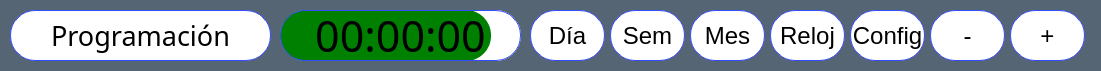
   <widget class="QGroupBox" name="gb_8">
    <property name="geometry">
     <rect>
      <x>0</x>
      <y>490</y>
      <width>1101</width>
      <height>71</height>
     </rect>
    </property>
    <property name="styleSheet">
     <string notr="true">background-color: #566573;
border: transparent;

</string>
    </property>
    <property name="title">
     <string/>
    </property>
    <widget class="QPushButton" name="push_Mes_8">
     <property name="geometry">
      <rect>
       <x>690</x>
       <y>10</y>
       <width>75</width>
       <height>51</height>
      </rect>
     </property>
     <property name="font">
      <font>
       <pointsize>18</pointsize>
      </font>
     </property>
     <property name="styleSheet">
      <string notr="true">background-color: white;
border-radius: 25px;
border: 1px solid #334CFF;</string>
     </property>
     <property name="text">
      <string>Mes</string>
     </property>
    </widget>
    <widget class="QPushButton" name="push_Sem_8">
     <property name="geometry">
      <rect>
       <x>610</x>
       <y>10</y>
       <width>75</width>
       <height>51</height>
      </rect>
     </property>
     <property name="font">
      <font>
       <pointsize>18</pointsize>
      </font>
     </property>
     <property name="styleSheet">
      <string notr="true">background-color: white;
border-radius: 25px;
border: 1px solid #334CFF;</string>
     </property>
     <property name="text">
      <string>Sem</string>
     </property>
    </widget>
    <widget class="QPushButton" name="push_Dia_8">
     <property name="geometry">
      <rect>
       <x>530</x>
       <y>10</y>
       <width>75</width>
       <height>51</height>
      </rect>
     </property>
     <property name="font">
      <font>
       <pointsize>18</pointsize>
      </font>
     </property>
     <property name="styleSheet">
      <string notr="true">background-color: white;
border-radius: 25px;
border: 1px solid #334CFF;</string>
     </property>
     <property name="text">
      <string>Día</string>
     </property>
    </widget>
    <widget class="QPushButton" name="push_Act_8">
     <property name="geometry">
      <rect>
       <x>10</x>
       <y>10</y>
       <width>261</width>
       <height>51</height>
      </rect>
     </property>
     <property name="font">
      <font>
       <family>Bahnschrift Light</family>
       <pointsize>20</pointsize>
      </font>
     </property>
     <property name="styleSheet">
      <string notr="true">background-color: white;
border: 1px solid #334CFF;
border-radius: 25px;</string>
     </property>
     <property name="text">
      <string>Programación</string>
     </property>
    </widget>
    <widget class="QPushButton" name="push_Config_8">
     <property name="geometry">
      <rect>
       <x>850</x>
       <y>10</y>
       <width>75</width>
       <height>51</height>
      </rect>
     </property>
     <property name="font">
      <font>
       <pointsize>18</pointsize>
      </font>
     </property>
     <property name="styleSheet">
      <string notr="true">background-color: white;
border-radius: 25px;
border: 1px solid #334CFF;</string>
     </property>
     <property name="text">
      <string>Config</string>
     </property>
    </widget>
    <widget class="QPushButton" name="push_reloj_8">
     <property name="geometry">
      <rect>
       <x>770</x>
       <y>10</y>
       <width>75</width>
       <height>51</height>
      </rect>
     </property>
     <property name="font">
      <font>
       <pointsize>18</pointsize>
      </font>
     </property>
     <property name="styleSheet">
      <string notr="true">background-color: white;
border-radius: 25px;
border: 1px solid #334CFF;</string>
     </property>
     <property name="text">
      <string>Reloj</string>
     </property>
    </widget>
    <widget class="QPushButton" name="push_Resta_8">
     <property name="geometry">
      <rect>
       <x>930</x>
       <y>10</y>
       <width>75</width>
       <height>51</height>
      </rect>
     </property>
     <property name="font">
      <font>
       <pointsize>18</pointsize>
      </font>
     </property>
     <property name="styleSheet">
      <string notr="true">background-color: white;
border-radius: 25px;
border: 1px solid #334CFF;</string>
     </property>
     <property name="text">
      <string>-</string>
     </property>
    </widget>
    <widget class="QPushButton" name="push_suma_8">
     <property name="geometry">
      <rect>
       <x>1010</x>
       <y>10</y>
       <width>75</width>
       <height>51</height>
      </rect>
     </property>
     <property name="font">
      <font>
       <pointsize>18</pointsize>
      </font>
     </property>
     <property name="styleSheet">
      <string notr="true">background-color: white;
border-radius: 25px;
border: 1px solid #334CFF;</string>
     </property>
     <property name="text">
      <string>+</string>
     </property>
    </widget>
    <widget class="QLabel" name="label_tiempo_8">
     <property name="geometry">
      <rect>
       <x>280</x>
       <y>10</y>
       <width>241</width>
       <height>51</height>
      </rect>
     </property>
     <property name="font">
      <font>
       <family>Bahnschrift Light</family>
       <pointsize>32</pointsize>
      </font>
     </property>
     <property name="styleSheet">
      <string notr="true">background: transparent;
border-radius: 25px;
border: 1px solid #334CFF;</string>
     </property>
     <property name="text">
      <string>00:00:00</string>
     </property>
     <property name="alignment">
      <set>Qt::AlignCenter</set>
     </property>
    </widget>
    <widget class="QLabel" name="label_barra_8">
     <property name="geometry">
      <rect>
       <x>280</x>
       <y>10</y>
       <width>211</width>
       <height>51</height>
      </rect>
     </property>
     <property name="font">
      <font>
       <family>Bahnschrift Light</family>
       <pointsize>32</pointsize>
      </font>
     </property>
     <property name="styleSheet">
      <string notr="true">background-color: green;
border-radius: 25px;
border: transparent;
</string>
     </property>
     <property name="text">
      <string/>
     </property>
     <property name="alignment">
      <set>Qt::AlignCenter</set>
     </property>
    </widget>
    <widget class="QLabel" name="label_fondo_8">
     <property name="geometry">
      <rect>
       <x>280</x>
       <y>10</y>
       <width>241</width>
       <height>51</height>
      </rect>
     </property>
     <property name="font">
      <font>
       <family>Bahnschrift Light</family>
       <pointsize>32</pointsize>
      </font>
     </property>
     <property name="styleSheet">
      <string notr="true">background-color: white;
border-radius: 25px;
border: 1px solid #FFFFFF;</string>
     </property>
     <property name="text">
      <string/>
     </property>
     <property name="alignment">
      <set>Qt::AlignCenter</set>
     </property>
    </widget>
    <zorder>label_fondo_8</zorder>
    <zorder>label_barra_8</zorder>
    <zorder>push_Mes_8</zorder>
    <zorder>push_Sem_8</zorder>
    <zorder>push_Dia_8</zorder>
    <zorder>push_Act_8</zorder>
    <zorder>push_Config_8</zorder>
    <zorder>push_reloj_8</zorder>
    <zorder>push_Resta_8</zorder>
    <zorder>push_suma_8</zorder>
    <zorder>label_tiempo_8</zorder>
   </widget>
